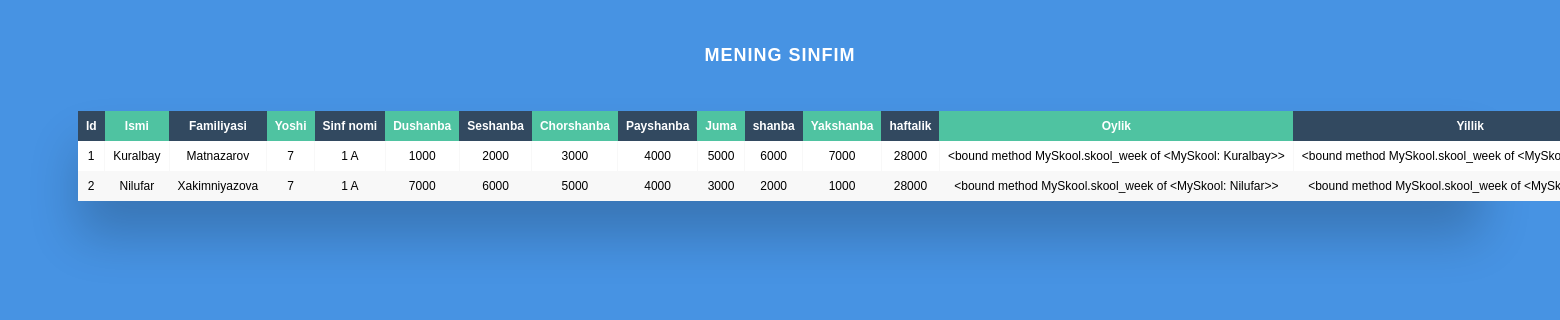
The page /skool/ on the database its author committed.
### myskool/models.py (models this page shows)
class MySkool(models.Model):
    first_name = models.CharField(max_length=255)
    last_name = models.CharField(max_length=255)
    Age = models.PositiveBigIntegerField(default=0, null=True, blank=True)
    Class_name = models.CharField(max_length=255)
    Monday = models.PositiveBigIntegerField(default=0, null=True, blank=True)
    Tuesday = models.PositiveBigIntegerField(default=0, null=True, blank=True)
    Wensday = models.PositiveBigIntegerField(default=0, null=True, blank=True)
    Thursday = models.PositiveBigIntegerField(default=0, null=True, blank=True)
    Friday = models.PositiveBigIntegerField(default=0, null=True, blank=True)
    Saturday = models.PositiveBigIntegerField(default=0, null=True, blank=True)
    Sunday = models.PositiveBigIntegerField(default=0, null=True, blank=True)
    Weekly = models.PositiveBigIntegerField(default=0, null=True, blank=True)
    Monthly = models.PositiveBigIntegerField(default=0, null=True, blank=True)
    Yearly = models.PositiveBigIntegerField(default=0, null=True, blank=True)
    class Meta:
        ordering = ['id']
        verbose_name = 'MySkool'
        verbose_name_plural = 'MySkool'
    def __str__(self):
        return self.first_name
    def skool_week(self):
        return self.Monday + self.Tuesday + self.Wensday + self.Thursday + self.Friday + self.Saturday + self.Sunday
    def skool_mon(self):
        return self.skool_week
    def skool_year(self):
        return self.skool_week

### myskool/views.py (the view)
# urls.py: path('skool/', skool),
def skool(request):
    skool = MySkool.objects.all()
    context = {
        'skools' :skool,
    }
    return render(request, "skool.html", context)

### myskool/templates/skool.html (shortened to what this page needs)
<!DOCTYPE html>
<html lang="en>">
<head>
</head>
<body>
    <h2>Mening sinfim</h2>
<div class="table-wrapper">
    <table class="fl-table">
        <thead>
        <tr>
            <th>Id</th>
            <th>Ismi</th>
            <th>Familiyasi</th>
            <th>Yoshi</th>
            <th>Sinf nomi</th>
            <th>Dushanba</th>
            <th>Seshanba</th>
            <th>Chorshanba</th>
            <th>Payshanba</th>
            <th>Juma</th>
            <th>shanba</th>
            <th>Yakshanba</th>
            <th>haftalik</th>
            <th>Oylik</th>
            <th>Yillik</th>
        </tr>
        </thead>
        <tbody>
        {% for skool in skools %}
        <tr>
            <td>{{ skool.id }}</td>
            <td>{{ skool.first_name }}</td>
            <td>{{ skool.last_name }}</td>
            <td>{{ skool.Age }}</td>
            <td>{{ skool.Class_name }}</td>
            <td>{{ skool.Monday }}</td>
            <td>{{ skool.Tuesday }}</td>
            <td>{{ skool.Wensday }}</td>
            <td>{{ skool.Thursday }}</td>
            <td>{{ skool.Friday }}</td>
            <td>{{ skool.Saturday }}</td>
            <td>{{ skool.Sunday }}</td>
            <td>{{ skool.skool_week }}</td>
            <td>{{ skool.skool_mon }}</td>
            <td>{{ skool.skool_year}}</td>
        </tr>
        {% endfor %}
    </table>
</div>
</body>
</html>

### myskool/templates/skool.html (style rules this page uses)
* { box-sizing: border-box; -webkit-box-sizing: border-box; -moz-box-sizing: border-box; }
body { font-family: Helvetica; -webkit-font-smoothing: antialiased; background: rgba( 71, 147, 227, 1); }
h2 { text-align: center; font-size: 18px; text-transform: uppercase; letter-spacing: 1px; color: white; padding: 30px 0; }
.table-wrapper { margin: 10px 70px 70px; box-shadow: 0px 35px 50px rgba( 0, 0, 0, 0.2 ); }
.fl-table { border-radius: 5px; font-size: 12px; font-weight: normal; border: none; border-collapse: collapse; width: 100%; max-width: 100%; white-space: nowrap; background-color: white; }
.fl-table td, .fl-table th { text-align: center; padding: 8px; }
.fl-table td { border-right: 1px solid #f8f8f8; font-size: 12px; }
.fl-table thead th { color: #ffffff; background: #4FC3A1; }
.fl-table thead th:nth-child(odd) { color: #ffffff; background: #324960; }
.fl-table tr:nth-child(even) { background: #F8F8F8; }

### rows shown on the page
MySkool: id "1", first_name "Kuralbay", last_name "Matnazarov", Age "7", Class_name "1 A", Monday "1000", Tuesday "2000", Wensday "3000", Thursday "4000", Friday "5000", Saturday "6000", Sunday "7000", skool_week "28000", skool_mon "<bound method MySkool.skool_week of <MySkool: Kuralbay>>", skool_year "<bound method MySkool.skool_week of…"
MySkool: id "2", first_name "Nilufar", last_name "Xakimniyazova", Age "7", Class_name "1 A", Monday "7000", Tuesday "6000", Wensday "5000", Thursday "4000", Friday "3000", Saturday "2000", Sunday "1000", skool_week "28000", skool_mon "<bound method MySkool.skool_week of <MySkool: Nilufar>>", skool_year "<bound method MySkool.skool_week of…"
